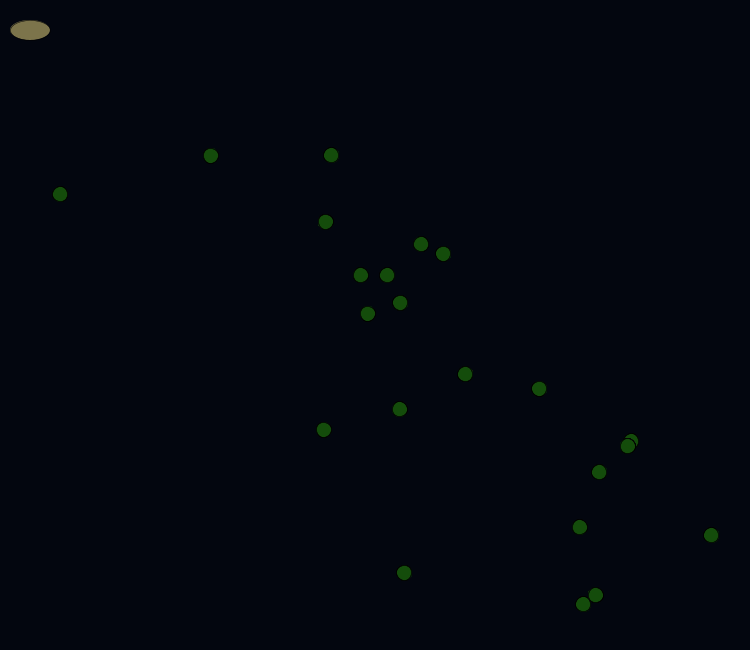
Frame 1 (no input)
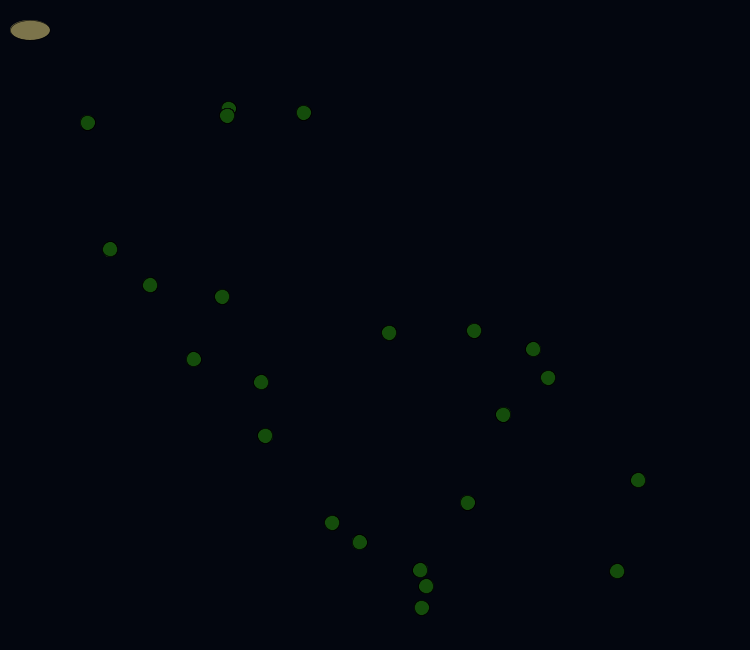
Frame 60 (the mouse pressed at the canvas centre just before this capture)
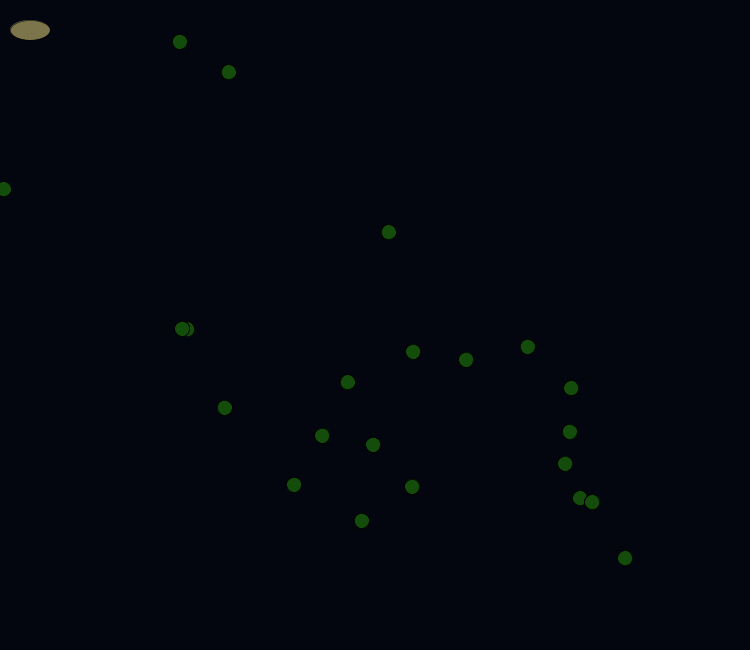
Frame 120 (the mouse held since frame 60 and released just before this capture)

The Processing sketch that drew these frames (run headless with seeded random() and noise(); from frame 60 on, the mouse is pressed at the canvas centre):

// Processing sketch: processing_45854
// ── processing_45854.pde

Thing t = new Thing(30,500, 15,.07);
Thing t2 = new Thing(100,200, 11, .04);
Thing t3 = new Thing(110,250,  8,.05);
Thing t4 = new Thing(500,290, 20, .06);
Thing t5 = new Thing(100,330,  70,.06);
Thing t6 = new Thing(100,450, 16, .04);
Thing t7 = new Thing(100,460, 90,.08);
Thing t8 = new Thing(100,540, 120, .09);
Thing t9 = new Thing(100,560,13,.07);
Thing t10 = new Thing(230,400,14, .05);
Thing t11 = new Thing(230,430,100,.07);
Thing t12 = new Thing(30,90,12, .1);
Thing t13 = new Thing(70,460,30,.08);
Thing t14 = new Thing(400,500,40, .09);
Thing t15 = new Thing(550,580,20,.07);
Thing t16 = new Thing(500,400,-32, .3);
Thing t17 = new Thing(430,500,18,.6);
Thing t18 = new Thing(540,90,12, .1);
Thing t19 = new Thing(28,80,4, .05);
Thing t20 = new Thing(300,430,6,.07);
Thing t21 = new Thing(30,90,2, .1);
Thing t22 = new Thing(70,460,33,.08);
Thing t23 = new Thing(40,350,50, .09);
Thing t24 = new Thing(300,200,20,.07);
Thing t25 = new Thing(500,40,100, .07);
Thing t26 = new Thing(60,500,18,.05);
Thing t27 = new Thing(50,90,80, 1);

float a2;
float b2;
float a;
float b;
float fisha;
float fishb;
float easing;

void setup() {
size(750, 650);
strokeWeight(.5);
smooth();

a = 30;
b = 30;
fisha = a;
fishb = b;
easing = .01;
}

void draw() {
background(3,6,15);

t.display();
t2.display();
t3.display();
t4.display();
t5.display();
t6.display();
t7.display();
t8.display();
t9.display();
t10.display();
t11.display();
t12.display();
t13.display();
t14.display();
t15.display();
t16.display();
t17.display();
t18.display();
t19.display();
t20.display();
t21.display();
t22.display();
t23.display();
t24.display();
t25.display();
t26.display();
t27.display();
 
 a2 = keyCode - a;
 b2 = keyCode - b;
 
  a = a + a2 *easing;
  b = b + b2 *easing;
fish (fisha, fishb);  
  
}

//http://processing.org/reference/keyCode.html

void keyPressed() {
  if (key == CODED) {
    if (keyCode == UP) {
 
      fishb +=-2;
    } else if (keyCode == DOWN) {
      fishb+=+2;  
    }
    else if (keyCode == LEFT){
      fisha +=-2;
    }
    else if (keyCode == RIGHT){
      fisha+=2;
     }
   }
 }

 

void fish (float a, float b){
fill(124,116,75);
ellipse(a,b,40,20);
}
  
// class 1
class Thing {
float x,y;
float angle = 0; // Current angle
float speed = .05; // Speed 
float radius = 36; // Range of motion

int trailNum = 20; //keep track of last 20 spots
int prevx[];
int prevy[]; //declare arrays


//constructor
Thing (float _x, float _y, float _angle, float _speed){
x = _x;
y = _y;
angle = _angle;
speed = _speed;
prevx = new int[trailNum]; //make new array with trailNum spots (20)
prevy = new int[trailNum];
}

//methods
void display(){
 for(int i =1; i < trailNum; i++){ //push the numbers back loop
   prevx[i-1] = prevx[i];
   prevy[i-1] = prevy[i];   
 }
  //p 291
  if ((x >0 && x<700) && (y>0 && y<600)){
angle += 1*speed; // Update the angle
float x2 = y;
float y2 = y;
float sinval = sin(angle);
float cosval = cos(angle);
float x =  x2+(sinval * 140);
float y =  y2-(cosval * 130);
prevx[trailNum -1] = mouseX;
prevy[trailNum -1] =  mouseY; 
for(int i= 0; i <trailNum; i++){
  // fill(20,77,9,50);
   //ellipse(prevx[i],prevy[i],i,i);
fill(20,77,9,100);
ellipse(x, y, 15, 15);
}

}
 }
}
